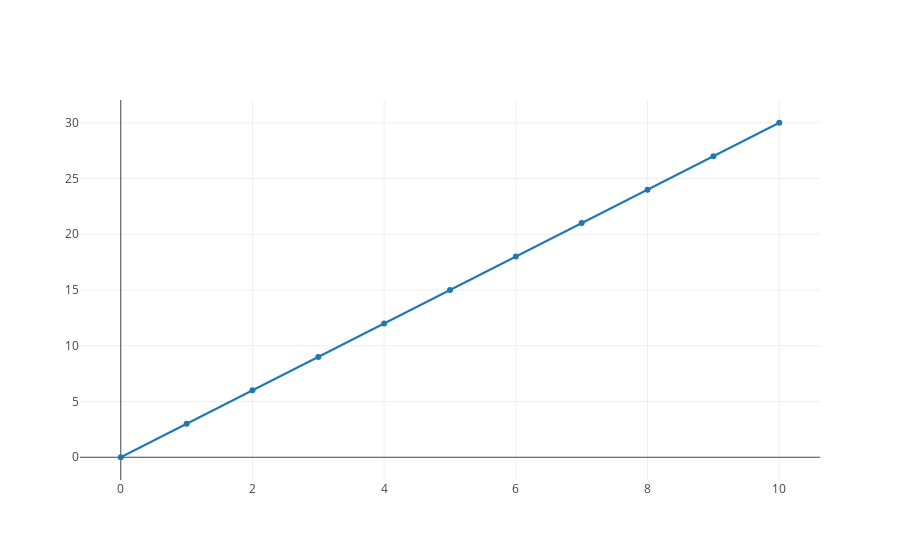

The notebook cell saved with this chart:
### Markdown cell above
By way of explaining how to calculate a derivative, it's worth pointing out the notation for a derivative: $\frac{dy}{dx}$.  You can read that as the change in $y$ with respect to a change in $x$.  So if we want to denote that we are taking the derivative a of a function, like the function $ y = 3x$, we would write $\frac{dy}{dx}(y)$ where $y = 3x$.  Ok so now to actually calculate the derivative of that function, we have to answer the question what is a change in $y$ for a change in $x$.

### Code cell
import plotly
from plotly.offline import iplot, init_notebook_mode
init_notebook_mode(connected=True)

def y(x):
    return 3*x

def line_function_data(line_function, x_values):
    y_values = list(map(lambda x: line_function(x), x_values))
    return {'x': x_values, 'y': y_values}

def plot(traces):
    plotly.offline.iplot(traces)

y_3x_trace = line_function_data(y, list(range(0, 11)))

plot([y_3x_trace])

### Figure 1 — Plotly figure (JSON) as saved in the notebook; plotly's stock layout.template omitted (floating-point values rounded to 4 significant figures)
{"data": [{"x": [0, 1, 2, 3, 4, 5, 6, 7, 8, 9, 10], "y": [0, 3, 6, 9, 12, 15, 18, 21, 24, 27, 30]}], "layout": {}}
